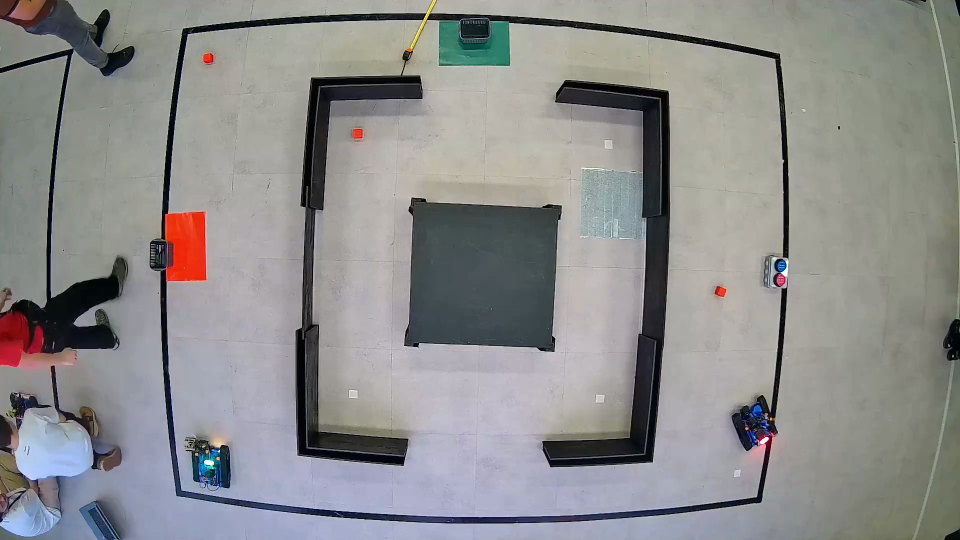
#> input picture modules/imgs/2024-10-21 18-13-51.mov_20241021_223732.634.png, 1920 x 1080 px (shown at 1/2 size)
$ python camera_mock.py
#> lines starting #> are read from the running program, lines starting #| are printed output that depends on the picture; after the words box and inside, x2 and y2 are one past the last pixel; in counts of white or black regions, pixels touching at a corner belong together; pictures that were not available may be replaced by others from this repository, and a replacement may not be noted
### modules/base_camera.py
import threading
from time import sleep
from inference import get_model
import cv2
import numpy
from typing import Tuple, List
from utils.enums import ObjectType


class Prediction:
    # [6 lines left out: function __init__, not called in this run]

    def get_size(self) -> Tuple[float, float]:
        return self.size

    # [45 lines left out: functions get_coords, get_color, __get_type, not called in this run]

    def __repr__(self):
        return f" {self.get_coords()}: {self.name}"


class BaseCamera:
    CONFIDENCE = 0.5

    def __init__(self, stream_url: str, neural_model: str, api_key: str):
        print("[INFO] start initiating camera")
        self.stream_url = stream_url
        self.model = get_model(model_id=neural_model, api_key=api_key)
        print("[INFO] neural model loaded")
        self.cap = cv2.VideoCapture(stream_url)
        self.ret = False
        self.frame = None
        self.stopped = False
        self.lock = threading.Lock()
        if self.cap is not None:
            threading.Thread(target=self.__camera_reader, args=()).start()
            sleep(1)  # Probably it is useless and can be removed
            print("[INFO] video capturing started")

    # [14 lines left out: functions __camera_reader, __stop, not called in this run]

    def read(self):
        with self.lock:
            return self.ret, self.frame

    # get photo from stream
    # [28 lines left out: functions get_photo, write_on_img, get_objects, predict, not called in this run]

    def __del__(self):
        self.cap.release()

    # test
    # [12 lines left out: function test, not called in this run]


# [3 lines that do not run on import are left out]

### modules/camera_mock.py
from os import listdir
from base_camera import BaseCamera, Prediction
import cv2
import numpy as np
from typing import Tuple, List
from os.path import isfile, join


class CameraMock(BaseCamera):
    left_matrix = np.array(
        [[850.07, 0.0, 929.22], [0.0, 846.76, 575.28], [0.0, 0.0, 1.0]]
    )
    left_dist_coefs = np.array([-0.2, 0.05, 0, 0, 0])

    def __init__(self, stream_url: str, neural_model: str, api_key: str):
#> called with stream_url = 'rtsp://Admin:rtf123@192.168.2.250:554/1', neural_model = 'detecting_objects-ygnzn/1', api_key = 'd6bnjs5HORwCF1APwuBX'
        self.last_image_index = 0
        self.cropping_data = None
        super().__init__(stream_url, neural_model, api_key)
#> (the call stopped at in __init__, `self.model = get_model(model_id=neural_model, api_key=api_key)`: inference is not available in this run)
#> in get_photo, image is the input picture: shape (1080, 1920, 3); mean B, G, R 140.3, 140.8, 140.6
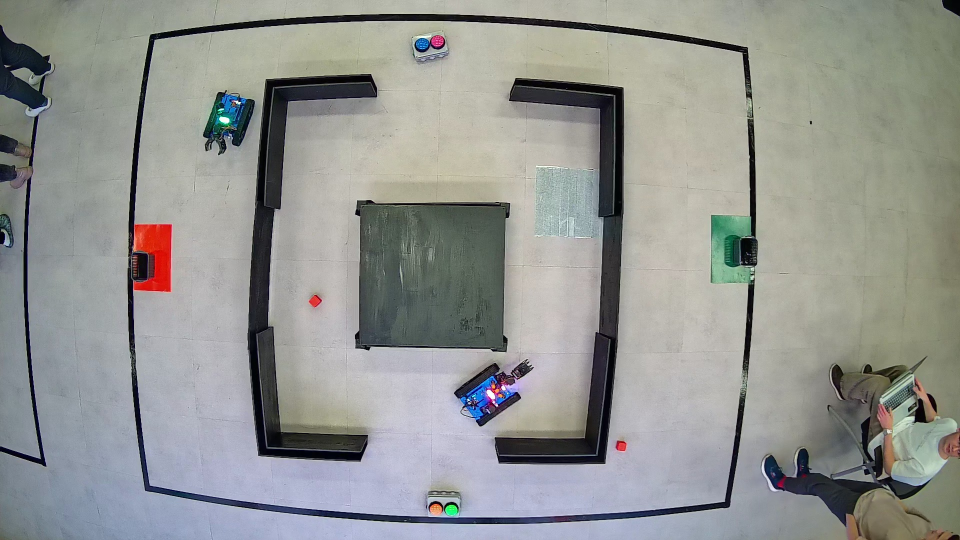
#> input picture modules/left_12.jpg, 1920 x 1080 px, given in place of True.png, which was not available (shown at 1/2 size)
#> in get_photo, image is the input picture: shape (1080, 1920, 3); mean B, G, R 144.9, 148.3, 146.5
#> (printed output is left out)

    @staticmethod
    def fix_eye(
        frame: np.ndarray, is_left: bool
    ) -> np.ndarray:  # IMPORTANT: it crops a little bit
#> called with is_left = True
        frame = cv2.cvtColor(frame, cv2.COLOR_BGR2RGB)

        h, w = frame.shape[:2]
#> h = 1080; w = 1920
        camera_matrix = CameraMock.left_matrix
        dist_coefs = CameraMock.left_dist_coefs

        new_camera_mtx, roi = cv2.getOptimalNewCameraMatrix(
            camera_matrix, dist_coefs, (w, h), 1, (w, h)
        )
#> roi = (15, 65, 1878, 947)

        dst = cv2.undistort(frame, camera_matrix, dist_coefs, None, new_camera_mtx)
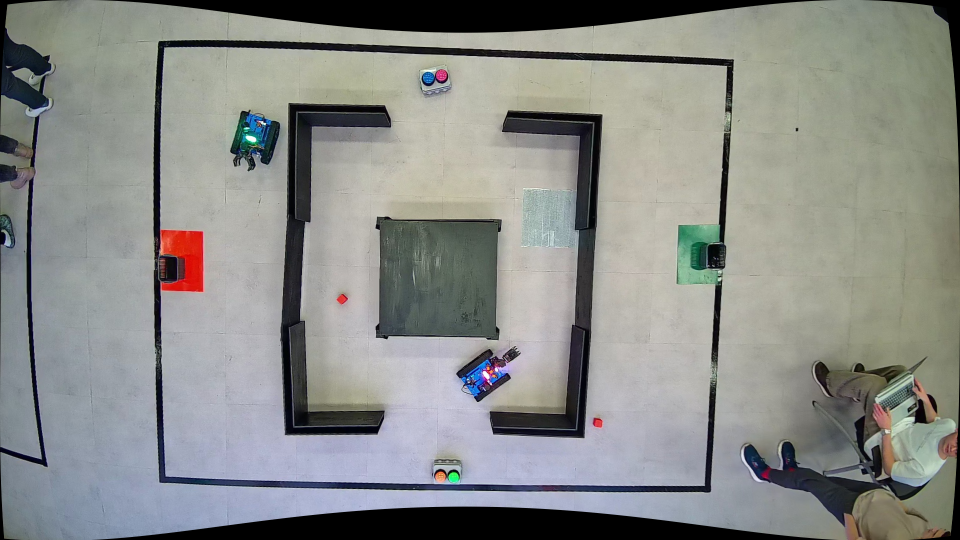
#> dst: shape (1080, 1920, 3) (shown at 1/2 size); mean R, G, B 137.5, 139.4, 136.1
        dst = cv2.cvtColor(dst, cv2.COLOR_BGR2RGB)

        # crop and save the image
        x, y, w, h = roi
#> x = 15; y = 65; w = 1878; h = 947
        return dst[y - 20 : y + h, x : x + w]
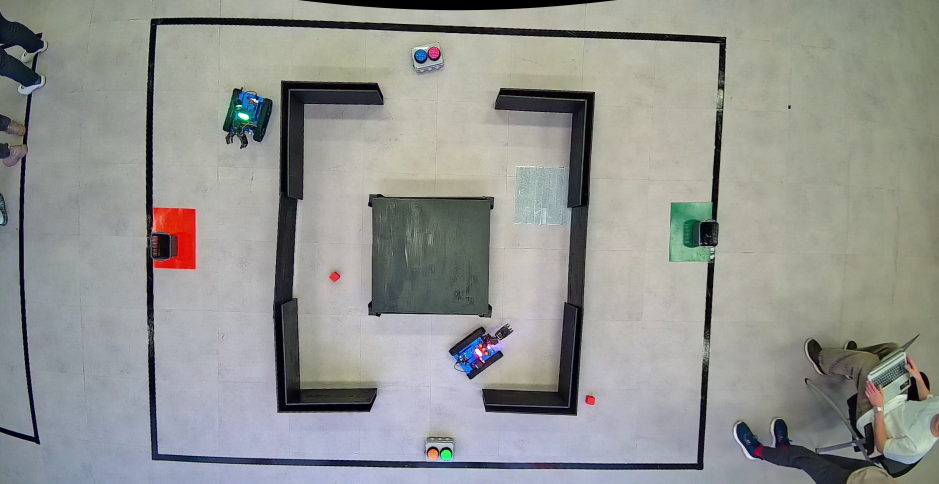
#> returned value: shape (967, 1878, 3) (shown at 1/2 size); mean of channels 0, 1, 2 144.7, 148.4, 146.6; drawn as B, G, R

    @staticmethod
    def get_all_contours(frame: np.array) -> List:
        grey_frame = cv2.cvtColor(frame, cv2.COLOR_BGR2GRAY)
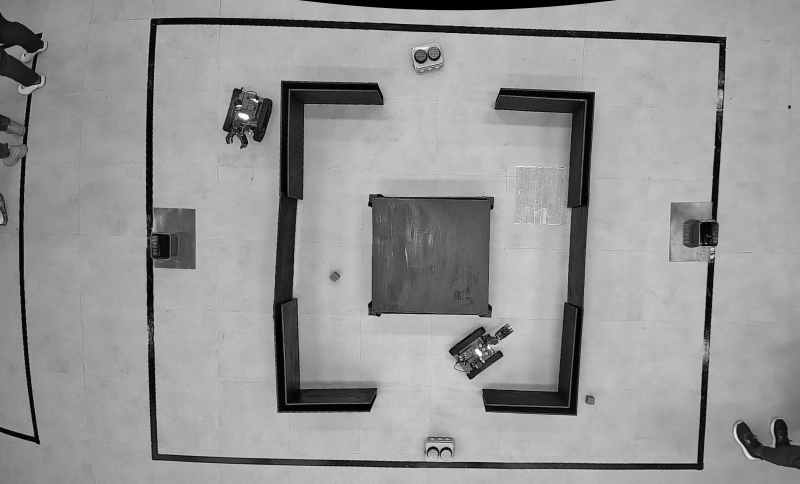
#> grey_frame: shape (967, 1600) (shown at 1/2 size); min 0, max 254, mean 149.7
        blured_frame = cv2.medianBlur(grey_frame, 5)

        _, binary_image = cv2.threshold(blured_frame, 90, 250, cv2.THRESH_BINARY)
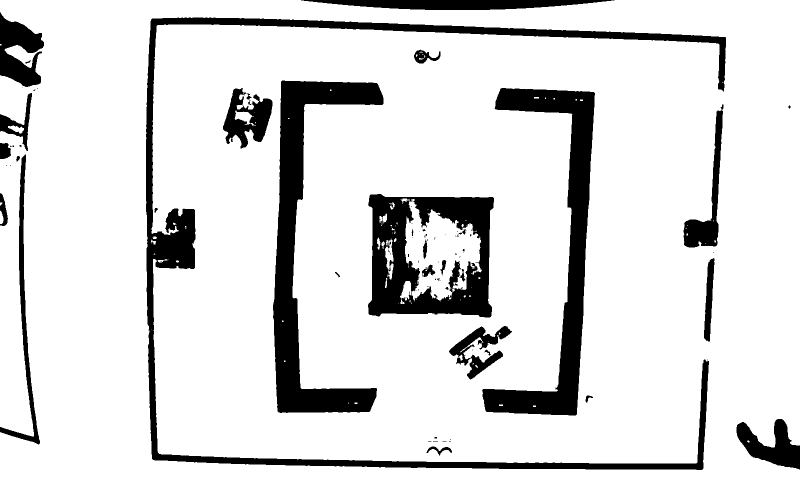
#> binary_image: shape (967, 1600) (shown at 1/2 size); values 0 (black) and 250 (white), 85.7% white; 99 black regions (65 under 20 px), largest, box (x1, y1, x2, y2) and area: (292, 35, 1452, 940) 51978, (546, 161, 767, 826) 43031, (964, 176, 1190, 831) 38618

        kernel = cv2.getStructuringElement(cv2.MORPH_RECT, (10, 10))
        frame_morph = cv2.morphologyEx(binary_image, cv2.MORPH_OPEN, kernel, 1)
#> frame_morph: shape (967, 1600); values 0 (black) and 250 (white), 85.1% white; 32 black regions (8 under 20 px), largest, box (x1, y1, x2, y2) and area: (293, 36, 1453, 941) 53206, (547, 162, 768, 827) 43239, (737, 389, 989, 636) 39821
        cv2.imshow("kek", frame_morph)
        cv2.waitKey(0)
        cv2.destroyAllWindows()
        edges = cv2.Canny(frame_morph, 0, 250)
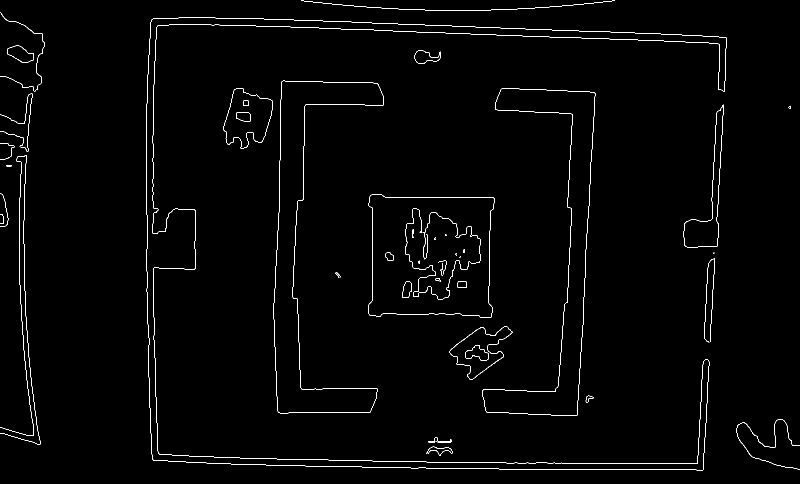
#> edges: shape (967, 1600) (shown at 1/2 size); 1.3% white in thin lines or dots
        contours, hierarchy = cv2.findContours(
            edges, cv2.RETR_EXTERNAL, cv2.CHAIN_APPROX_SIMPLE
        )
#> contours = 27 contours, 15 with area under 20; largest, box (x1, y1, x2, y2) and area: (736, 388, 989, 636) 55762, (292, 35, 1453, 941) 53196, (546, 161, 768, 827) 43268, (965, 176, 1191, 832) 38746, (446, 177, 546, 298) 7696
        return contours

    def get_photo(self) -> np.ndarray:
        imgs = []
        for file in listdir("imgs"):
            if isfile(join("imgs", file)) and (
                file.endswith(".png") or file.endswith(".jpg")
            ):
                imgs.append(join("imgs", file))
        image = cv2.imread(imgs[self.last_image_index])
        # TODO: bad mock
        self.last_image_index = (self.last_image_index + 1) % len(imgs)
        image = cv2.imread("imgs/True.png")
        print("Getting image: ", image)
        return image

    def get_game_arena(self, frame: np.ndarray) -> (np.ndarray, int, int):
        min_area_box = self.__get_game_arena_min_box(frame)
#> the loop in __get_game_arena_min_box, `for c in contours:` made 27 passes
#> min_area_box on passes 1, 3, 4, 5, 6, 7, 8, 9, 10, 11, 12, 13: ((878.1, 902.2), (17.58, 51.96), -87.88), ((879, 879), (10, 46), -90), ((1536, 888.5), (101, 126), -90), ((1177, 796.5), (17.17, 10.69), -39.29), ((968, 694.8), (128, 75.93), -36.16), ((675.7, 549.4), (4.6, 13), -36.87), ((1418.2, 600.2), (167.4, 13.92), -86.82), ((1427, 506), (2, 2), -90), ((3, 437.5), (19, 6), -90), ((860.6, 512.4), (245.1, 251), -88.95), ((8, 419), (66, 16), -90), ((17, 331), (2, 10), -90)
#> (c, min_area_box) on pass 2: ([[871, 883], [873, 883]], ((872, 883), (0, 2), -90))
#> after the loop in __get_game_arena_min_box, `for c in contours:`: area_res = 27 items
#> min_area_box = ((861.9, 493.8), (892.8, 1155.2), -88.24)
        # using precalced data if possible
        if self.cropping_data is None:
            min_area_box = self.__get_game_arena_min_box(frame)
#> the loop in __get_game_arena_min_box (call 2), `for c in contours:` made 27 passes
            box = np.int0(cv2.boxPoints(min_area_box))
#> box = [[1425, 957], [270, 922], [298, 29], [1452, 65]]
            width, height = int(min_area_box[1][0]), int(min_area_box[1][1])
#> width = 892; height = 1155

            src_pts = box.astype("float32")
#> src_pts = [[1425, 957], [270, 922], [298, 29], [1452, 65]]
            dst_pts = np.array(
                [[0, height - 1], [0, 0], [width - 1, 0], [width - 1, height - 1]],
                dtype="float32",
            )
#> dst_pts = [[0, 1154], [0, 0], [891, 0], [891, 1154]]
            M = cv2.getPerspectiveTransform(src_pts, dst_pts)
#> M = [[0.0302, -0.997, 910.7], [0.998, 0.0313, -298.2], [-1.03e-06, 9.08e-07, 1]]

            self.cropping_data = M, (width, height)
#> self.cropping_data = ([[0.0302, -0.997, 910.7], [0.998, 0.0313, -298.2], [-1.03e-06, 9.08e-07, 1]], (892, 1155))

        M = self.cropping_data[0]
        width, height = self.cropping_data[1]
        min_area_box = self.__get_game_arena_min_box(frame)
        img_crop = cv2.warpPerspective(frame, M, (width, height))
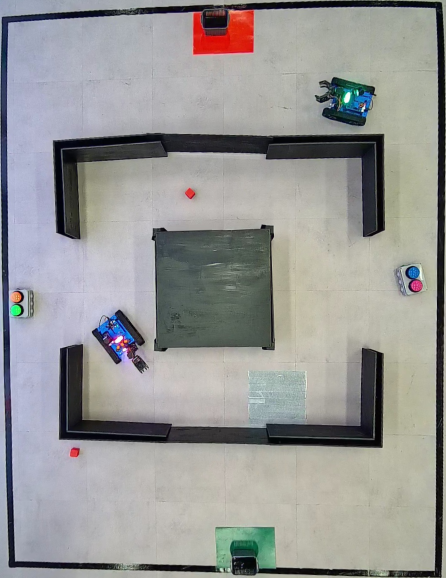
#> img_crop: shape (1155, 892, 3) (shown at 1/2 size); mean B, G, R 149, 150.4, 150.3

        return img_crop, width, height

    @staticmethod
    def __get_game_arena_min_box(
        frame: np.array,
    ) -> ((int, int), (int, int), int):  # center, size, angle
        img = frame[0:1600, 0:1400]  # crop to remove extra data, MAGIC NUMBER
        contours = CameraMock.get_all_contours(img)
        area_res = []

        for c in contours:
            # (center), (w/h), angle
            min_area_box = cv2.minAreaRect(c)
            area_res.append(min_area_box)

        if len(area_res) == 0:
            return (0, 0), (0, 0), 0
        return max(area_res, key=lambda box: box[1][0] * box[1][1])

    @staticmethod
    def detection_borders(frame: np.array) -> (bool, str):
        PADDING_Y = 20
        PADDING_X = 20
        box_x, box_y, box_w, box_h, _ = CameraMock.get_game_arena_size(frame)
        frame = frame[
            box_y + PADDING_Y : box_y + box_h - 2 * PADDING_Y,
            box_x + PADDING_X : box_x + box_w - 2 * PADDING_X,
        ]  # crop to main rectangle

        contours = CameraMock.get_all_contours(frame)
        res = []
        for c in contours:
            x, y, w, h = cv2.boundingRect(c)
            if w * h > 120_000:  # BIG_NUMBER
                res.append((w, h))

        res.sort(key=lambda i: i[0] * i[1], reverse=True)  # find the biggest by area
        if res[0][0] > res[0][1]:
            return (True, "Top/Bottom")
        else:
            return (False, "Left/Right")

    @staticmethod
    def __get_game_arena_min_box(
        frame: np.array,
    ) -> ((int, int), (int, int), int):  # center, size, angle
        img = frame[0:1400, 0:1600]  # crop to remove extra data
        contours = CameraMock.get_all_contours(img)
        area_res = []

        for c in contours:
            # (center), (w/h), angle
            min_area_box = cv2.minAreaRect(c)
            area_res.append(min_area_box)

        if len(area_res) == 0:
            return (0, 0), (0, 0), 0
        return max(area_res, key=lambda box: box[1][0] * box[1][1])


if __name__ == "__main__":
    camera = CameraMock(
        "rtsp://Admin:rtf123@192.168.2.250:554/1",
        "detecting_objects-ygnzn/1",
        api_key="d6bnjs5HORwCF1APwuBX",
    )
    while True:
        img = camera.get_photo()
        img = camera.fix_eye(img, True)
        img = camera.get_game_arena(img)[0]
        cv2.imshow("kek", img)
        cv2.waitKey(0)
